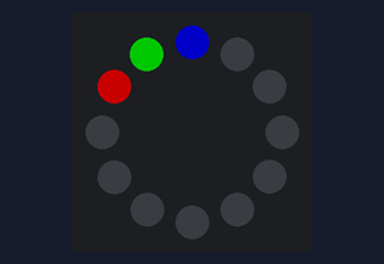
The program below on a simulated BBC micro:bit running MicroPython. Parts: 12 RGB LEDs in a ring, first at the top, clockwise. Dim RGB values are drawn brighter than linear.

Above: at 0.01 s.
At 0.46 s:
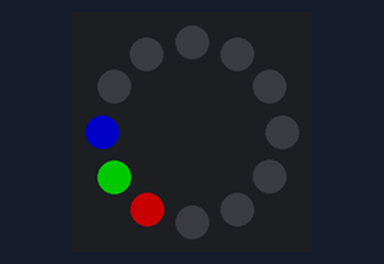
At 0.92 s:
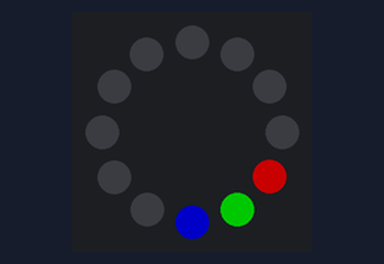

Measured:
- by itself, everything shown: repeats every 0.61 s, in 12 steps

The program:

prog05.py
```python
from microbit import *
from neopixel import NeoPixel
num_pixels = 12
ring = NeoPixel(pin0, num_pixels)
try:
    while True:
        for i in range(0, num_pixels):
            ring[i] = [0, 0, 100]
            ring[i-1] = [0, 100, 0]
            ring[i-2] = [100, 0, 0]
            ring.show()
            sleep(50)
            ring.clear()
except KeyboardInterrupt as e:
    print("Interrupted by the user...")
```
